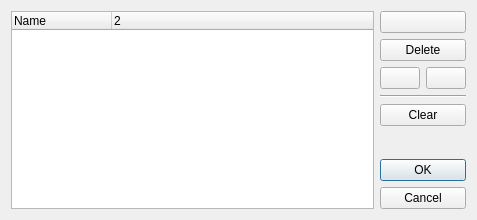
<?xml version="1.0" encoding="UTF-8"?>
<ui version="4.0">
 <author>Dmitry Baryshev</author>
 <class>DataManagerBase</class>
 <widget class="QDialog" name="DataManagerBase">
  <property name="geometry">
   <rect>
    <x>0</x>
    <y>0</y>
    <width>477</width>
    <height>220</height>
   </rect>
  </property>
  <layout class="QGridLayout" name="gridLayout">
   <item row="0" column="0" rowspan="8">
    <widget class="QTreeWidget" name="tree">
     <property name="alternatingRowColors">
      <bool>true</bool>
     </property>
     <property name="itemsExpandable">
      <bool>false</bool>
     </property>
     <property name="allColumnsShowFocus">
      <bool>true</bool>
     </property>
     <property name="columnCount">
      <number>2</number>
     </property>
     <attribute name="headerVisible">
      <bool>true</bool>
     </attribute>
     <column>
      <property name="text">
       <string>Name</string>
      </property>
     </column>
     <column>
      <property name="text">
       <string/>
      </property>
     </column>
    </widget>
   </item>
   <item row="0" column="1" colspan="2">
    <widget class="QPushButton" name="pushAdd"/>
   </item>
   <item row="1" column="1" colspan="2">
    <widget class="QPushButton" name="pushDelete">
     <property name="text">
      <string extracomment="This is the label on a button that user pushes to issue the command. Means &quot;Delete the current item&quot;">Delete</string>
     </property>
    </widget>
   </item>
   <item row="2" column="1">
    <widget class="QPushButton" name="pushUp">
     <property name="icon">
      <iconset resource="tht.qrc">
       <normaloff>:/images/arrow-up.png</normaloff>:/images/arrow-up.png</iconset>
     </property>
    </widget>
   </item>
   <item row="2" column="2">
    <widget class="QPushButton" name="pushDown">
     <property name="icon">
      <iconset resource="tht.qrc">
       <normaloff>:/images/arrow-down.png</normaloff>:/images/arrow-down.png</iconset>
     </property>
    </widget>
   </item>
   <item row="3" column="1" colspan="2">
    <widget class="Line" name="line">
     <property name="orientation">
      <enum>Qt::Horizontal</enum>
     </property>
    </widget>
   </item>
   <item row="4" column="1" colspan="2">
    <widget class="QPushButton" name="pushClear">
     <property name="text">
      <string extracomment="This is the label on a button that user pushes to issue the command. Means &quot;Delete all items&quot;">Clear</string>
     </property>
    </widget>
   </item>
   <item row="5" column="1" colspan="2">
    <widget class="QWidget" name="widgetButtons" native="true"/>
   </item>
   <item row="6" column="2">
    <spacer name="verticalSpacer">
     <property name="orientation">
      <enum>Qt::Vertical</enum>
     </property>
     <property name="sizeHint" stdset="0">
      <size>
       <width>20</width>
       <height>0</height>
      </size>
     </property>
    </spacer>
   </item>
   <item row="7" column="1" colspan="2">
    <widget class="QDialogButtonBox" name="buttonBox">
     <property name="sizePolicy">
      <sizepolicy hsizetype="Preferred" vsizetype="Maximum">
       <horstretch>0</horstretch>
       <verstretch>0</verstretch>
      </sizepolicy>
     </property>
     <property name="orientation">
      <enum>Qt::Vertical</enum>
     </property>
     <property name="standardButtons">
      <set>QDialogButtonBox::Cancel|QDialogButtonBox::Ok</set>
     </property>
    </widget>
   </item>
  </layout>
 </widget>
 <resources>
  <include location="tht.qrc"/>
 </resources>
 <connections>
  <connection>
   <sender>pushClear</sender>
   <signal>clicked()</signal>
   <receiver>DataManagerBase</receiver>
   <slot>slotClear()</slot>
   <hints>
    <hint type="sourcelabel">
     <x>370</x>
     <y>151</y>
    </hint>
    <hint type="destinationlabel">
     <x>596</x>
     <y>145</y>
    </hint>
   </hints>
  </connection>
  <connection>
   <sender>pushUp</sender>
   <signal>clicked()</signal>
   <receiver>DataManagerBase</receiver>
   <slot>slotUp()</slot>
   <hints>
    <hint type="sourcelabel">
     <x>348</x>
     <y>111</y>
    </hint>
    <hint type="destinationlabel">
     <x>355</x>
     <y>359</y>
    </hint>
   </hints>
  </connection>
  <connection>
   <sender>pushDown</sender>
   <signal>clicked()</signal>
   <receiver>DataManagerBase</receiver>
   <slot>slotDown()</slot>
   <hints>
    <hint type="sourcelabel">
     <x>387</x>
     <y>110</y>
    </hint>
    <hint type="destinationlabel">
     <x>405</x>
     <y>383</y>
    </hint>
   </hints>
  </connection>
  <connection>
   <sender>pushDelete</sender>
   <signal>clicked()</signal>
   <receiver>DataManagerBase</receiver>
   <slot>slotDelete()</slot>
   <hints>
    <hint type="sourcelabel">
     <x>367</x>
     <y>78</y>
    </hint>
    <hint type="destinationlabel">
     <x>646</x>
     <y>72</y>
    </hint>
   </hints>
  </connection>
  <connection>
   <sender>pushAdd</sender>
   <signal>clicked()</signal>
   <receiver>DataManagerBase</receiver>
   <slot>slotAdd()</slot>
   <hints>
    <hint type="sourcelabel">
     <x>377</x>
     <y>49</y>
    </hint>
    <hint type="destinationlabel">
     <x>612</x>
     <y>54</y>
    </hint>
   </hints>
  </connection>
  <connection>
   <sender>buttonBox</sender>
   <signal>accepted()</signal>
   <receiver>DataManagerBase</receiver>
   <slot>accept()</slot>
   <hints>
    <hint type="sourcelabel">
     <x>360</x>
     <y>223</y>
    </hint>
    <hint type="destinationlabel">
     <x>361</x>
     <y>422</y>
    </hint>
   </hints>
  </connection>
  <connection>
   <sender>buttonBox</sender>
   <signal>rejected()</signal>
   <receiver>DataManagerBase</receiver>
   <slot>reject()</slot>
   <hints>
    <hint type="sourcelabel">
     <x>378</x>
     <y>231</y>
    </hint>
    <hint type="destinationlabel">
     <x>375</x>
     <y>369</y>
    </hint>
   </hints>
  </connection>
  <connection>
   <sender>tree</sender>
   <signal>itemChanged(QTreeWidgetItem*,int)</signal>
   <receiver>DataManagerBase</receiver>
   <slot>slotItemChanged()</slot>
   <hints>
    <hint type="sourcelabel">
     <x>198</x>
     <y>193</y>
    </hint>
    <hint type="destinationlabel">
     <x>213</x>
     <y>337</y>
    </hint>
   </hints>
  </connection>
 </connections>
 <slots>
  <slot>slotAdd()</slot>
  <slot>slotDelete()</slot>
  <slot>slotUp()</slot>
  <slot>slotDown()</slot>
  <slot>slotClear()</slot>
  <slot>slotItemChanged()</slot>
 </slots>
</ui>
